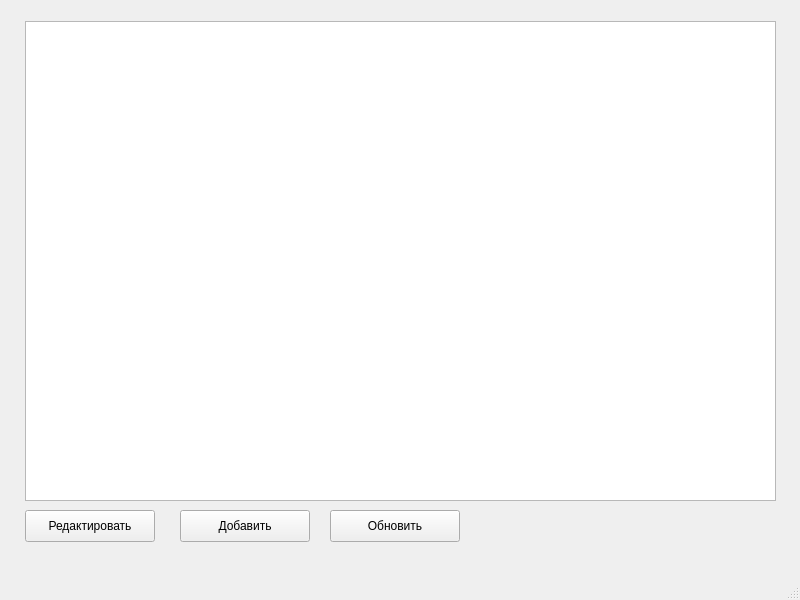
<?xml version="1.0" encoding="UTF-8"?>
<ui version="4.0">
 <class>MainWindow</class>
 <widget class="QMainWindow" name="MainWindow">
  <property name="geometry">
   <rect>
    <x>0</x>
    <y>0</y>
    <width>800</width>
    <height>600</height>
   </rect>
  </property>
  <property name="windowTitle">
   <string>MainWindow</string>
  </property>
  <widget class="QWidget" name="centralwidget">
   <widget class="QTableWidget" name="tableWidget">
    <property name="geometry">
     <rect>
      <x>25</x>
      <y>21</y>
      <width>751</width>
      <height>480</height>
     </rect>
    </property>
   </widget>
   <widget class="QPushButton" name="edit">
    <property name="geometry">
     <rect>
      <x>25</x>
      <y>510</y>
      <width>130</width>
      <height>32</height>
     </rect>
    </property>
    <property name="text">
     <string>Редактировать</string>
    </property>
   </widget>
   <widget class="QPushButton" name="update">
    <property name="geometry">
     <rect>
      <x>180</x>
      <y>510</y>
      <width>130</width>
      <height>32</height>
     </rect>
    </property>
    <property name="text">
     <string>Добавить</string>
    </property>
   </widget>
   <widget class="QPushButton" name="update_table">
    <property name="geometry">
     <rect>
      <x>330</x>
      <y>510</y>
      <width>130</width>
      <height>32</height>
     </rect>
    </property>
    <property name="text">
     <string>Обновить</string>
    </property>
   </widget>
  </widget>
  <widget class="QMenuBar" name="menubar">
   <property name="geometry">
    <rect>
     <x>0</x>
     <y>0</y>
     <width>800</width>
     <height>24</height>
    </rect>
   </property>
  </widget>
  <widget class="QStatusBar" name="statusbar"/>
 </widget>
 <resources/>
 <connections/>
</ui>
